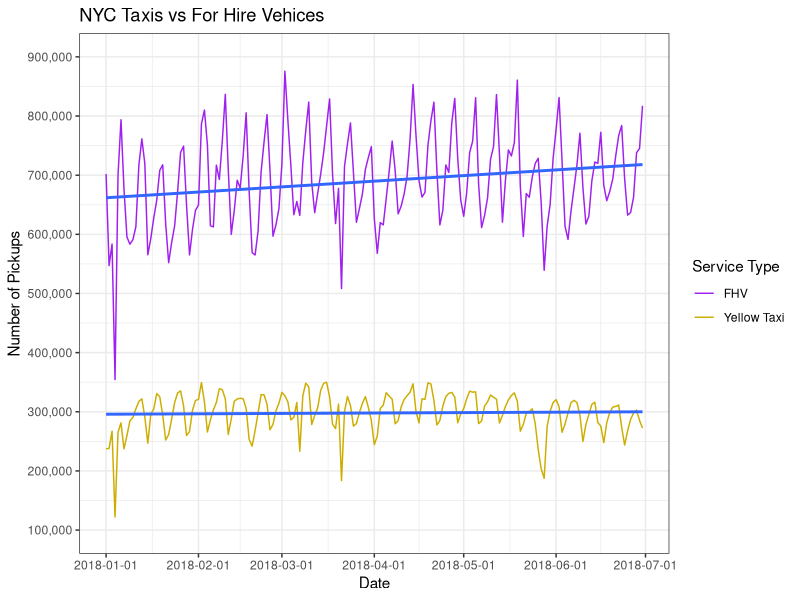
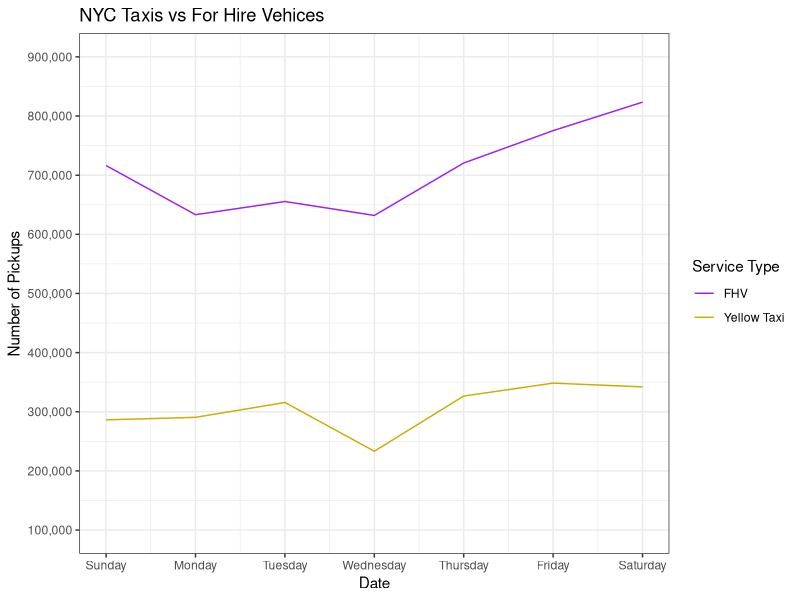
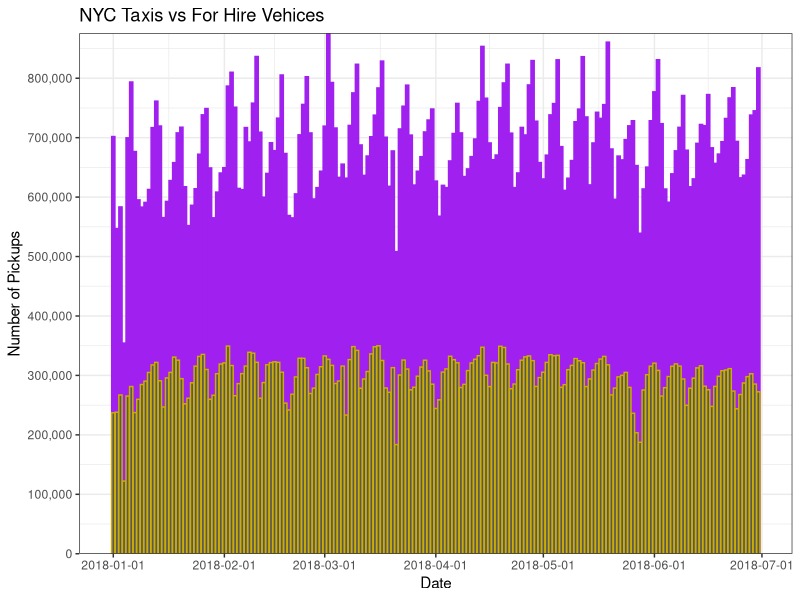
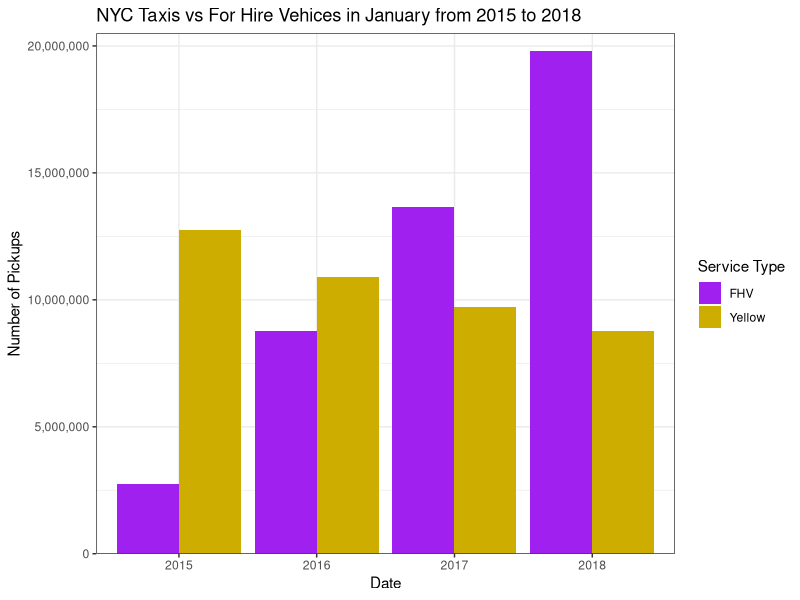

Recreate these plots in R, in order.
library(ggplot2)
library(dplyr)
library(reshape2)

## Reads in the data, and allows the data to be used by ggplot
transport_data <- read.csv("data/final_reformat.csv", stringsAsFactors = FALSE, header = TRUE)
correct_class <-  transport_data %>% mutate(Date = as.Date(Date)) %>%
  mutate(FHV = as.numeric(FHV)) %>% mutate(Yellow = as.numeric(Yellow))
View(correct_class)
## Plots the data as lines on a single plot, with For Hire Vehicles
## being represented by the purple line, and Yellow Taxis being represented
## by the yellow line
basic_plot <- ggplot(correct_class, aes(x = Date, y = FHV)) +
  geom_line(aes(y = FHV, color = "FHV")) +
  geom_smooth(method = "lm", se = FALSE) +
  geom_line(aes(y = Yellow, color = "Yellow Taxi")) +
  geom_smooth(aes(y = Yellow), method = "lm", se = FALSE) +
  scale_colour_manual(values=c("purple", "gold3")) +
  theme_bw() +
  labs(title = "NYC Taxis vs For Hire Vehices", y = "Number of Pickups", 
       color = "Service Type") +
  scale_x_date(date_breaks = "1 month") +
  scale_y_continuous(limits = c(100000, 900000),
                     breaks = seq(from = 100000, to = 900000, by = 100000),
                     labels = scales::comma)
basic_plot


## Make a plot for 1 week span, with day labels

one_week <- correct_class %>%
  filter(Date >= as.Date("2018-03-04")) %>%
  filter(Date <= as.Date("2018-03-10"))

single_week <- ggplot(one_week, aes(x = Date, y = FHV)) +
  geom_line(aes(y = FHV, color = "FHV")) +
  geom_line(aes(y = Yellow, color = "Yellow Taxi")) +
  scale_colour_manual(values=c("purple", "gold3")) +
  theme_bw() +
  labs(title = "NYC Taxis vs For Hire Vehices", y = "Number of Pickups", 
       color = "Service Type") +
  scale_x_date(date_breaks = "1 day", labels = scales::date_format("%A")) +
  #scale_x_discrete(labels = c("2015", "2016", "2017", "2018", "why", "pls", "crying")) +
  scale_y_continuous(limits = c(100000, 900000),
                     breaks = seq(from = 100000, to = 900000, by = 100000),
                     labels = scales::comma)
single_week






















## This is a barplot that adds a bar for every data entry input. It does not
## appear to be helpful for daily data, but may be for monthly

bar_plot <- ggplot(correct_class, aes(x = Date, y = FHV, color = "FHV")) +
  geom_bar(stat = "identity", color = "purple", fill = "purple", position = "dodge") +
  geom_bar(stat = "identity", aes(y = Yellow), color = "gold3") +
  theme_bw() +
  labs(title = "NYC Taxis vs For Hire Vehices", y = "Number of Pickups",
       color = "Service Type") +
  scale_x_date(date_breaks = "1 month") +
  scale_y_continuous(breaks = seq(from = 0, to = 900000, by = 100000),
                     expand = c(0,0), labels = scales::comma)
bar_plot

## This is the bar plot for the data containing a value for a single
## month in each year. Note that it uses the data before reshaping
transport_data <- read.csv("data/yearlyTripData.csv", stringsAsFactors = FALSE, header = TRUE)
df.long <- melt(transport_data)
ggplot(df.long,aes(x = Date,value,fill=variable)) +
  geom_bar(stat="identity",position="dodge") +
  scale_fill_manual(values = c("purple", "gold3")) +
  theme_bw() +
  scale_y_continuous(labels = scales::comma, expand = c(0,0),
                     limits = c(0, 20500000)) +
  scale_x_discrete(labels = c("2015", "2016", "2017", "2018")) +
  labs(title = "NYC Taxis vs For Hire Vehices in January from 2015 to 2018", y = "Number of Pickups",
       fill = "Service Type")
